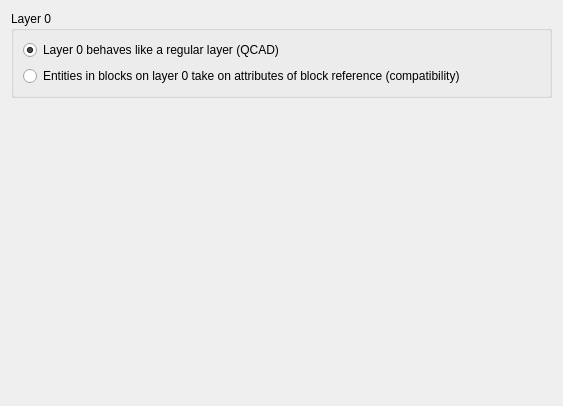
<?xml version="1.0" encoding="UTF-8"?>
<ui version="4.0">
 <class>LayerCompatibility</class>
 <widget class="QWidget" name="LayerCompatibility">
  <property name="geometry">
   <rect>
    <x>0</x>
    <y>0</y>
    <width>563</width>
    <height>406</height>
   </rect>
  </property>
  <layout class="QVBoxLayout" name="verticalLayout_2">
   <item>
    <widget class="QGroupBox" name="Layer0">
     <property name="title">
      <string>Layer 0</string>
     </property>
     <layout class="QVBoxLayout" name="verticalLayout">
      <item>
       <widget class="QRadioButton" name="QCAD">
        <property name="text">
         <string>Layer 0 behaves like a regular layer (QCAD)</string>
        </property>
        <property name="checked">
         <bool>true</bool>
        </property>
       </widget>
      </item>
      <item>
       <widget class="QRadioButton" name="Compatibility">
        <property name="text">
         <string>Entities in blocks on layer 0 take on attributes of block reference (compatibility)</string>
        </property>
       </widget>
      </item>
     </layout>
    </widget>
   </item>
   <item>
    <spacer name="verticalSpacer">
     <property name="orientation">
      <enum>Qt::Vertical</enum>
     </property>
     <property name="sizeHint" stdset="0">
      <size>
       <width>20</width>
       <height>326</height>
      </size>
     </property>
    </spacer>
   </item>
  </layout>
 </widget>
 <resources/>
 <connections/>
</ui>
